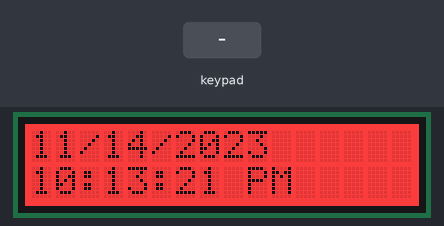
Bench run of a sketch on a simulated Arduino Uno, built with avr-gcc and run on an emulated ATmega328P. On the bench: 16×2 character LCD. Inputs (shaded band) come from the test bench.

Above: at 1.2 s.
1.3 s: key 'R' pressed
At 2.9 s:
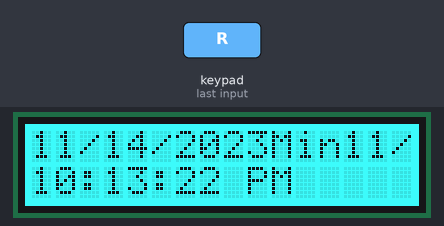
4.3 s: key 'S' pressed
At 5.9 s:
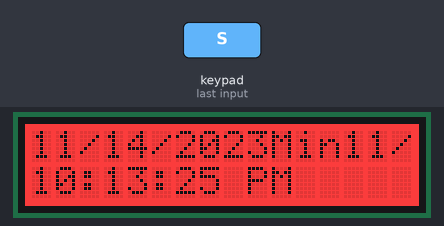
7.3 s: key 'L' pressed
At 7.44 s:
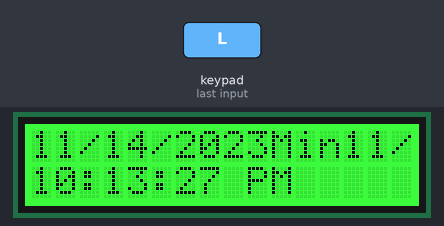
Timing chart, 0 to 10.3 s (numbered marks = the images above; inputs shaded):
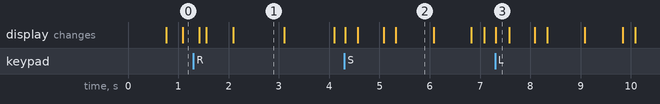

Measured:
- after the input at 1.3 s, the display: first changes after 0.11 s (image 1 shows a later state)
- after the input at 4.3 s, the display: first changes at once (image 2 shows a later state)
- after the input at 7.3 s, the display: changes at once (image 3)
- what the display in image 1 shows lasts 1.0 s, from 2.1 s to 3.1 s
- what the display in image 2 shows lasts 0.8 s, from 5.3 s to 6.1 s

The sketch:

ds1307LCDshield.ino
```cpp
/*********************
 *
 * Example code for the Adafruit RGB Character LCD Shield and Library
 *
 * This code displays text on the shield, and also reads the buttons on the keypad.
 * When a button is pressed, the backlight changes color.
 *
 * WITH ALARM
 **********************/

// include the library code:
#include <Wire.h>
#include <Adafruit_MCP23017.h>
#include <Adafruit_RGBLCDShield.h>
#include "RTClib.h"
// The shield uses the I2C SCL and SDA pins. On classic Arduinos
// this is Analog 4 and 5 so you can't use those for analogRead() anymore
// However, you can connect other I2C sensors to the I2C bus and share
// the I2C bus.
Adafruit_RGBLCDShield lcd = Adafruit_RGBLCDShield();

// These #defines make it easy to set the backlight color
#define OFF 0x0
#define RED 0x1
#define YELLOW 0x3
#define GREEN 0x2
#define TEAL 0x6
#define BLUE 0x4
#define VIOLET 0x5
#define WHITE 0x7
int alarmState = LOW;
int alarmOff = HIGH;// high = on low = off
int snooze = 0;
int snoozeTime = 1;
float Hour =0;

// Variables will change:
//int ledState = LOW;             // ledState used to set the lcd
long previousMillis = 0;        // will store the start time the lcd backlight was turned on

// the follow variables is a long because the time, measured in miliseconds,
// will quickly become a bigger number than can be stored in an int.
long interval = 750;//2*1000; // interval at which to turn off the backlight (milliseconds)

#define alarm = off
RTC_Millis rtc;

void setup() {
  // Debugging output
  Serial.begin(115200);
  // set up the LCD's number of columns and rows:
  lcd.begin(16, 2);
  rtc.begin(DateTime(F(__DATE__), F(__TIME__)));  // Print a message to the LCD. We track how long it takes since
  // this library has been optimized a bit and we're proud of it :)
  int time = millis();
  DateTime now = rtc.now();
  lcd.print(now.month(), DEC);
  lcd.print('/');
  lcd.print(now.day(), DEC);
  lcd.print('/');
  lcd.print(now.year(), DEC);

  lcd.setBacklight(WHITE);
}

uint8_t i=0;
void loop() {
  DateTime now = rtc.now();

  Time();


  lcd.setCursor(0, 0);
  uint8_t buttons = lcd.readButtons();
  if (buttons) {

    lcd.setCursor(0,0);
    if (buttons & BUTTON_UP) {
      lcd.setBacklight(RED);

    }
    if (buttons & BUTTON_DOWN) {
      lcd.setBacklight(YELLOW);
    }
    if (buttons & BUTTON_LEFT) {
      lcd.setBacklight(GREEN);
    }
    if (buttons & BUTTON_RIGHT) {
      lcd.setBacklight(TEAL);
      lcd.clear();
      alarmOff=HIGH;
      snooze = (now.minute());
      lcd.setCursor(0, 0);
      lcd.print("Snooze: ");
      lcd.print(snoozeTime);
      lcd.print(" Min");
    }
    if (buttons & BUTTON_SELECT) {
      alarmOff=LOW;
      lcd.setBacklight(RED);
    }
  }
  if (now.minute() - snooze > snoozeTime){
    alarmOff=LOW;

  }
  unsigned long currentMillis = millis();

  if(currentMillis - previousMillis > interval) {
    // save the last time you blinked the LED
    previousMillis = currentMillis;

    if ((now.hour()>=22)&& (now.hour()<=23) && (now.minute()>=01) && alarmOff==LOW)

    // if the LED is off turn it on and vice-versa:
    if (alarmState == LOW){
      alarmState = HIGH;
      lcd.setBacklight(RED);
    }
    else
      if (alarmState = HIGH){
        alarmState = LOW;
        lcd.setBacklight(YELLOW);
      }
  }
  if (alarmOff==HIGH){

      lcd.print(now.month(), DEC);
    lcd.print('/');
    lcd.print(now.day(), DEC);
    lcd.print('/');
    lcd.print(now.year(), DEC);
  }
}


void Time(){
  DateTime now = rtc.now();
  // set the cursor to column 0, line 1
  // (note: line 1 is the second row, since counting begins with 0):
  lcd.setCursor(0, 1);
  if(now.hour() < 10){                // Zero padding if value less than 10 ie."09" instead of "9"
    lcd.print(" ");
    lcd.print((now.hour()> 12) ? now.hour() - 12 : ((now.hour() == 0) ? 12 : now.hour()), DEC); // Conversion to AM/PM
  }
  else{
    lcd.print((now.hour() > 12) ? now.hour() - 12 : ((now.hour() == 0) ? 12 : now.hour()), DEC); // Conversion to AM/PM
  }
  lcd.print(':');
  if(now.minute() < 10){         // Zero padding if value less than 10 ie."09" instead of "9"
    lcd.print("0");
    lcd.print(now.minute(), DEC);
  }
  else{
    lcd.print(now.minute(), DEC);
  }
  lcd.print(':');
  if(now.second() < 10){         // Zero padding if value less than 10 ie."09" instead of "9"
    lcd.print("0");
    lcd.print(now.second(), DEC);
  }
  else{
    lcd.print(now.second(), DEC);
  }
  if(now.hour() < 12){                  // Adding the AM/PM sufffix
    lcd.print(" AM");
  }
  else{
    lcd.print(" PM");
  }
}
```
